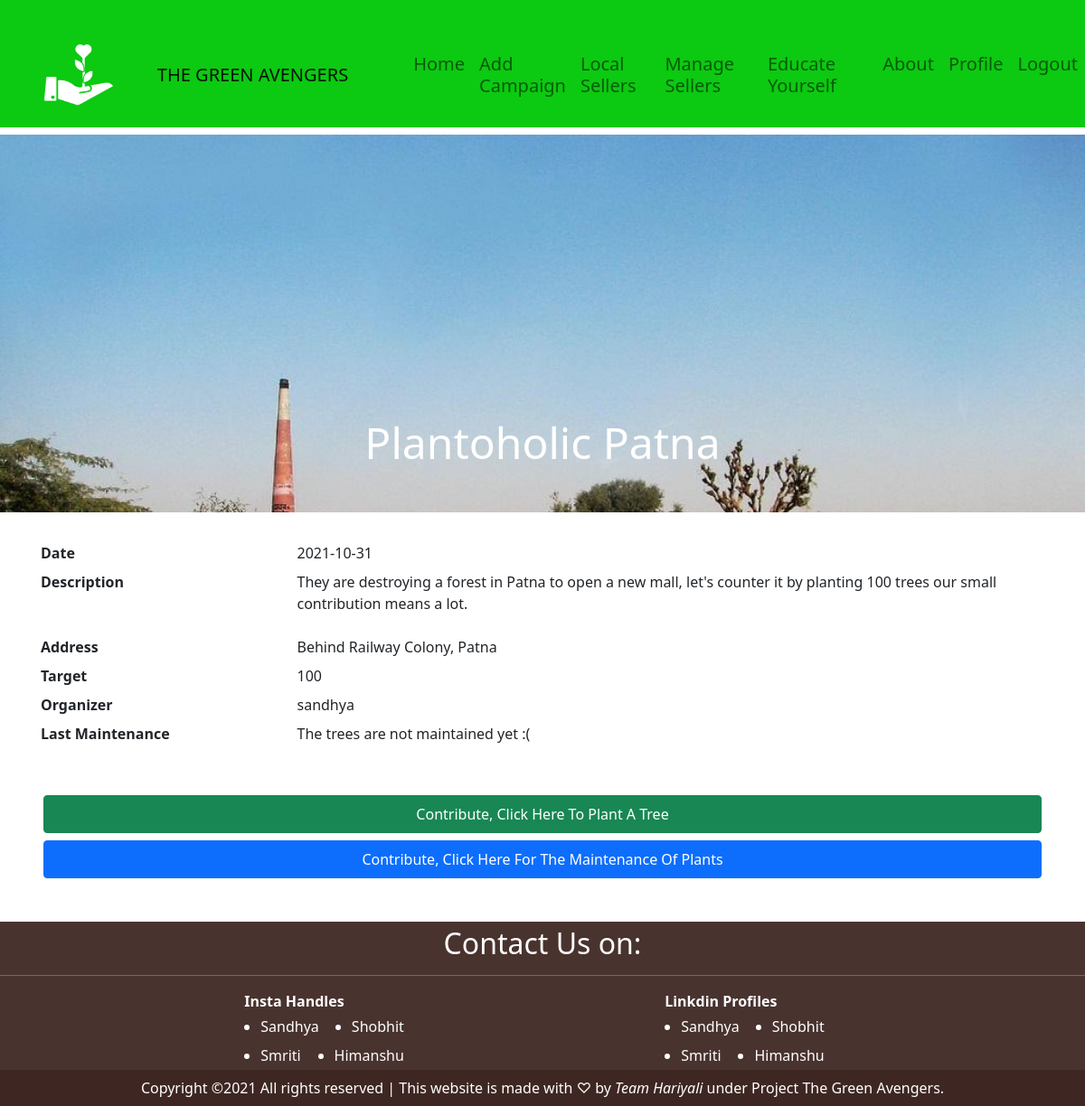
/details/3 (signed in), run on the app's committed database.
### app.py (models this page shows, shortened)
class Campaign(db.Model):
    __tablename__ = 'campaigns'
    id = db.Column(db.Integer(), primary_key=True)
    name = db.Column(db.String(255), nullable=False, unique=True)
    city = db.Column(db.String(50), nullable=False)
    address = db.Column(db.Text(), nullable=False)
    target = db.Column(db.Integer(), nullable=False)
    trees_planted = db.Column(db.Integer(), nullable=False, default=0)
    date = db.Column(db.DateTime(), nullable=False, default=datetime.utcnow)
    description = db.Column(db.Text(), nullable=False, default="")
    organizer_id = db.Column(db.Integer(), db.ForeignKey('users.id'), nullable=False)
    image_file = db.Column(db.String(50), nullable=False, default='default_campaign.jpg')
    last_maintenance = db.Column(db.DateTime())
    volunteers = db.relationship('User', secondary='campaign_volunteers')

class User(db.Model, UserMixin):
    __tablename__ = 'users'
    id = db.Column(db.Integer, primary_key = True)
    username = db.Column(db.String(50), nullable = False, unique = True)
    password = db.Column(db.String(255), nullable = False, server_default = '')
    active = db.Column(db.Boolean(), nullable = False, server_default = '0')
    city = db.Column(db.String(255), nullable=False, default='')
    age = db.Column(db.Integer(), nullable=False, default=0)
    gender = db.Column(db.String(50), nullable=False, default='Female')
    institution = db.Column(db.String(200))
    points = db.Column(db.Integer, nullable=False, default=0)
    trees_planted = db.Column(db.Integer, nullable=False, default=0)
    roles = db.relationship('Role', secondary='user_roles')
    campaigns = db.relationship('Campaign', backref='organizer', lazy=True)
    images = db.relationship('Image', backref='uploader', lazy=True)
    sellers = db.relationship('Seller', backref='organizer', lazy=True)

### app.py (the view, shortened to what this page needs)
@app.route('/details/<campaign_id>', methods=['GET', 'POST'])
@login_required
def campaignDetail(campaign_id):
    campaign = Campaign.query.get(campaign_id)
    form_tree = PlantTreeForm()
    form_water = WaterTreeForm()
    return render_template('campaignDetail.html', campaign = campaign, form_tree = form_tree, form_water=form_water, user=current_user)

### templates/campaignDetail.html (shortened to what this page needs)
<!doctype html>
<html lang="en">
<head>
  <link href="https://cdn.jsdelivr.net/npm/bootstrap@5.1.3/dist/css/bootstrap.min.css" rel="stylesheet"
>
  <link rel="stylesheet" href="{{ url_for('static', filename='campaignDetail.css') }}">
</head>
<body>
  {% from "_macros.html" import navbar, footer %}
  {{ navbar(user) }}
  <div class="item">
    <div id="carouselExampleCaptions" class="carousel slide" data-bs-ride="carousel">
      <div class="carousel-inner">
        <div class="carousel-item active">
          <img src="{{ url_for('static', filename='images/' + campaign.image_file) }}"
            class="d-block img-fluid" alt="..." style="width: 100%;height: fit-content;">
          <div class="carousel-caption d-none d-md-block">
            <h5 class="display-5">{{ campaign.name }}</h5>
          </div>
        </div>
      </div>
    </div>
    <dl class="row">
      <dt class="col-sm-3">Date</dt>
      <dd class="col-sm-9">{{ campaign.date.date() }}</dd>
      <dt class="col-sm-3">Description</dt>
      <dd class="col-sm-9">
        <p>{{ campaign.description }}</p>
      </dd>
      <dt class="col-sm-3">Address</dt>
      <dd class="col-sm-9">{{ campaign.address }}</dd>
      <dt class="col-sm-3 text-truncate">Target</dt>
      <dd class="col-sm-9"> {{ campaign.target }} </dd>
      <dt class="col-sm-3">Organizer</dt>
      <dd class="col-sm-9"> {{ campaign.organizer.username }} </dd>
      <dt class="col-sm-3">Last Maintenance</dt>
      {% if campaign.last_maintenance %}
        <dd class="col-sm-9"> {{ campaign.last_maintenance.date() }} </dd>
      {% else %}
        <dd class="col-sm-9"> The trees are not maintained yet :( </dd>
      {% endif %}
    </dl>
    <div class="d-grid gap-2  m-5">
      <button class="btn btn-success py-2" type="button" onclick="show_tree()">Contribute, Click Here To Plant A Tree</button>
      <button class="btn btn-primary py-2" type="button" onclick="show_water()">Contribute, Click Here For The Maintenance Of Plants</button>
    </div>
    {{ footer() }}
</body>
</html>

### static/campaignDetail.css (style rules this page uses)
.carousel-item { width: inherit; height: 418px; }
.row { margin: 33px; }

### data on the page
Campaign: image_file (picture), name "Plantoholic Patna", date "2021-10-31", description "They are destroying a forest in Patna to open a new mall, let's counter it by planting 100 trees our small contribution means a lot.", address "Behind Railway Colony, Patna", target "100"
User: organizer.username "sandhya"
